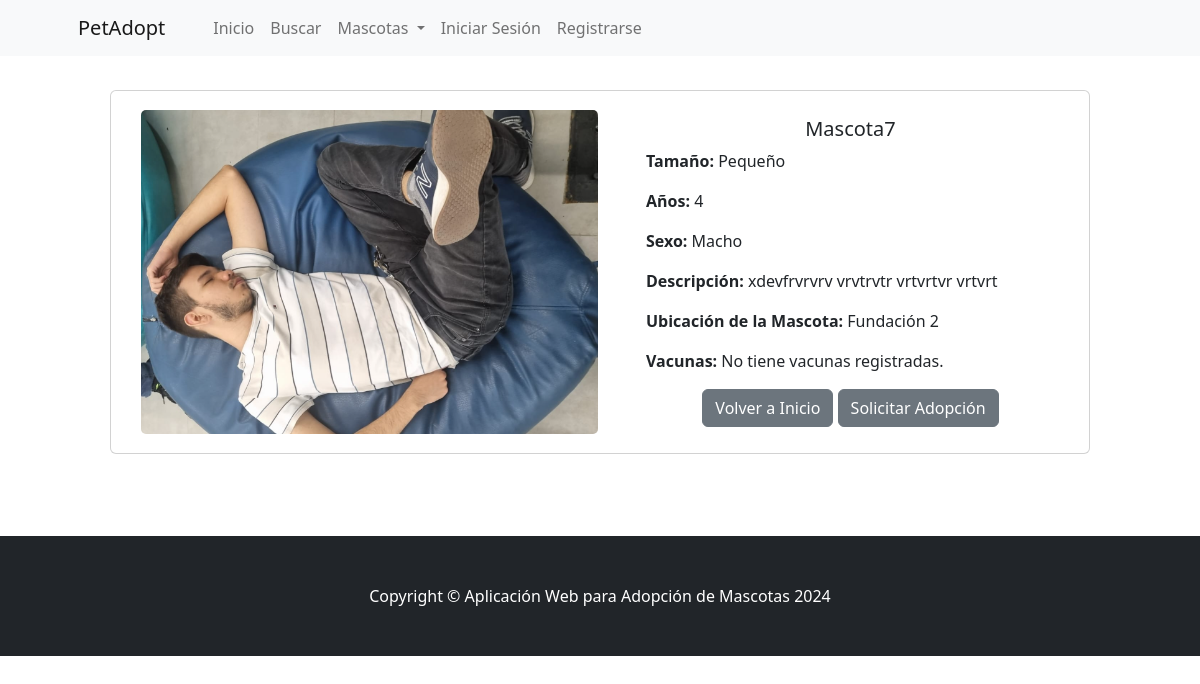
Before: /mascota/7 with the older database file.
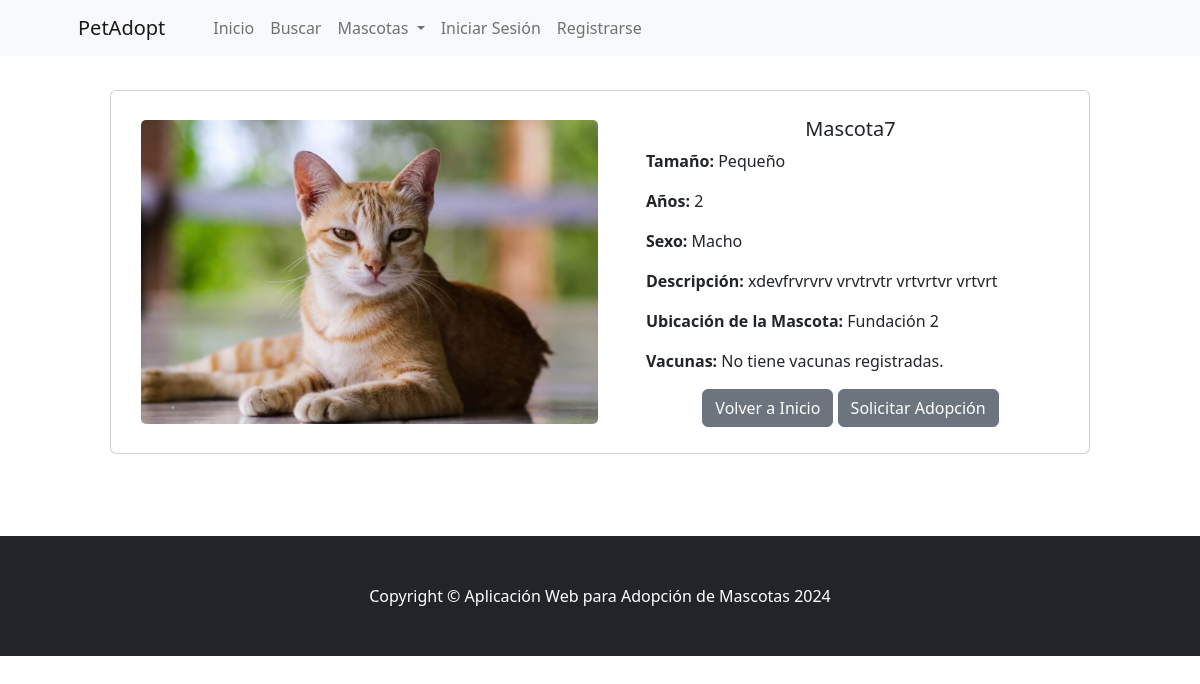
After: the same page with the newer database file.
### pag/models.py (models this page shows, shortened)
class Mascota(models.Model):
    name = models.CharField(max_length=50)
    tamano = models.CharField(max_length=10)
    tipo = models.ForeignKey(Tipo, on_delete=models.CASCADE, default=1)
    edad = models.CharField(max_length=10, default='', blank=True, null=False)
    sexo = models.CharField(max_length=10)
    descripcion = models.TextField(max_length=250, default='')
    lugar_adopcion = models.ForeignKey(LugarAdopcion, on_delete=models.CASCADE, null=False)
    image = models.ImageField(upload_to='uploads/mascota/')

class LugarAdopcion(models.Model):
    name = models.CharField(max_length=100)
    ubicacion = models.CharField(max_length=200)
    telefono = models.CharField(max_length=20)
    def __str__(self):
        return self.name
    class Meta:
        verbose_name_plural = 'Lugares de Adopcion'

### pag/views.py (the view)
# urls.py: path('mascota/<int:pk>', views.mascota, name='mascota'),
def mascota(request, pk):
    mascota = Mascota.objects.get(id=pk)
    return render(request, 'mascota.html', {'mascota': mascota})

### pag/templates/mascota.html
{% extends 'base.html' %}
{% block content %}
<div class="container mt-4" style="max-width: 1000px; padding: 10px;">
    <div class="card" style="padding: 10px; padding-left: 30px">
        <div class="row no-gutters">
            <div class="col-md-6 d-flex justify-content-center align-items-center" style="display: flex; justify-content: center; align-items: center;">
                <div class="image-container" style="text-align: center;">
                    <img src="{{ mascota.image.url }}" class="card-img" alt="{{ mascota.name }}" style="max-width: 100%; height: auto;">
                </div>
            </div>
            <div class="col-md-6" style="padding-left: 20px; padding-right: 20px;">
                <div class="card-body">
                    <h5 class="card-title" style="text-align: center;">{{ mascota.name }}</h5>
                    <p><strong>Tamaño:</strong> {{ mascota.tamano }}</p>
                    <p><strong>Años:</strong> {{ mascota.edad }}</p>
                    <p><strong>Sexo:</strong> {{ mascota.sexo }}</p>
                    <p><strong>Descripción:</strong> {{ mascota.descripcion }}</p>
                    <p><strong>Ubicación de la Mascota:</strong> {{ mascota.lugar_adopcion }}</p>
                    <p><strong>Vacunas:</strong>
                        {% for mascota_vacuna in mascota.mascotavacuna_set.all %}
                            {{ mascota_vacuna.vacuna.nombre_vacuna }} (Aplicada el: {{ mascota_vacuna.fecha_aplicacion|date:"Y-m-d" }})<br>
                        {% empty %}
                            No tiene vacunas registradas.
                        {% endfor %}
                    </p>
                    <div class="mt-3" style="text-align: center;">
                        <a href="{% url 'home' %}" class="btn btn-secondary">Volver a Inicio</a>
                        <a href="{% url 'solicitud:cuestionario_adopcion' mascota.id %}" class="btn btn-secondary">Solicitar Adopción</a>
                    </div>
                </div>
            </div>
        </div>
    </div>
</div>
<br/><br/><br/>
{% endblock %}

Changed rows visible on the page:
changed Mascota "Mascota7": image: a different picture; edad "4" → "2"
